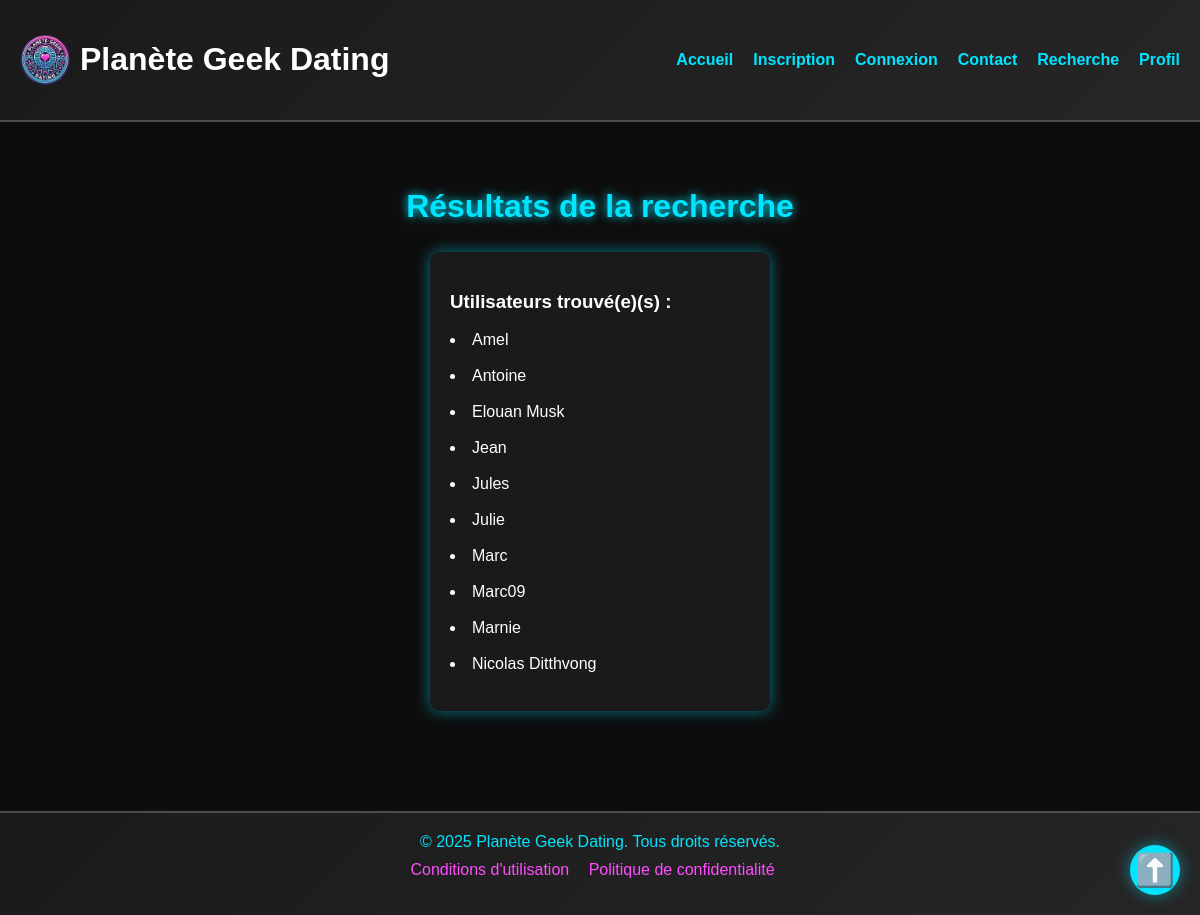
Page /resultats on the committed database.
### tables this page shows
CREATE TABLE "infos_joueur" (
	"name_id"	TEXT UNIQUE,
	"sexe"	TEXT,
	"age"	INTEGER,
	"fav_game"	TEXT,
	"screen_time_moy"	INTEGER,
	"heure_sommeil"	INTEGER,
	"addiction"	TEXT,
	"nb_douches"	INTEGER,
	"nb_ex"	INTEGER,
	"fav_soda"	TEXT,
	"fav_bonbons"	TEXT,
	"pourcent_selfcontrol"	INTEGER,
	"discord"	TEXT,
	"mdp"	TEXT UNIQUE
);

### app.py (the view, shortened to what this page needs)
@app.route('/resultats', methods=['POST', 'GET'])
def resultats():
    username = request.form.get('username')
    sexe = request.form.get('sexe')
    age = request.form.get('age')
    jeu = request.form.get('jeu')
    temps = request.form.get('temps')
    addiction = request.form.get('addiction')
    douches = request.form.get('douches')
    exs = request.form.get('exs')
    soda = request.form.get('soda')
    bonbon = request.form.get('bonbon')
    selfcontrol = request.form.get('selfcontrol')
    discord = request.form.get('discord')
    sommeil = request.form.get('sommeil')
    conn = get_db_connection(DATABASE)
    curseur = conn.cursor()
    conditions = []
    params = []
    if sexe:
        conditions.append("sexe = ?")
        params.append(sexe)
    if jeu:
        conditions.append("fav_game = ?")
        params.append(jeu)
    if addiction:
        conditions.append("addiction = ?")
        params.append(addiction)
    if douches:
        conditions.append("nb_douches = ?")
        params.append(douches)
    if exs:
        conditions.append("nb_ex = ?")
        params.append(exs)
    if soda:
        conditions.append("fav_soda = ?")
        params.append(soda)
    if bonbon:
        conditions.append("fav_bonbons = ?")
        params.append(bonbon)
    if selfcontrol:
        conditions.append("pourcent_selfcontrol = ?")
        params.append(selfcontrol)
    if discord:
        conditions.append("discord = ?")
        params.append(discord)
    if sommeil:
        conditions.append("heure_sommeil = ?")
        params.append(sommeil)
    if username:
        conditions.append("name_id = ?")
        params.append(username)
    query = "SELECT name_id FROM infos_joueur"
    if conditions:
        query += " WHERE " + " OR ".join(conditions)
    print("Requête SQL :", query)
    print("Paramètres :", params)
    curseur.execute(query, params)
    data = [row[0] for row in curseur.fetchall()]
    conn.commit()
    conn.close()
    return render_template('resultats.html', data=data)

### app.py (called while the page is built)
def get_db_connection(DATABASE):
    conn = sqlite3.connect(DATABASE)
    conn.row_factory = sqlite3.Row
    return conn

### templates/resultats.html (shortened to what this page needs)
<!DOCTYPE html>
<html lang="fr">
<head>
    <link rel="stylesheet" href="{{ url_for('static', filename='styles.css') }}">
</head>
<body id="top">
    <header>
        <div class="logo">
            <img src="{{url_for('static', filename='logo circulaire.webp')}}" alt="Logo Planète Geek Dating">
            <h1><a class="home_button" href="{{url_for('index')}}">Planète Geek Dating</a></h1>
        </div>
        <nav>
            <ul>
                <li><a href="{{url_for('index')}}">Accueil</a></li>
                <li><a href="{{url_for('index', section='signup')}}">Inscription</a></li>
                <li><a href="{{url_for('Connexion')}}">Connexion</a></li>
                <li><a href="{{url_for('Contacts')}}">Contact</a></li>
                <li><a href="{{url_for('recherche')}}">Recherche</a></li>
                <li><a href="{{url_for('profil')}}">Profil</a></li>
            </ul>
        </nav>
    </header>
    <main>
        <section id="results">
            <h2>Résultats de la recherche</h2>
            <div class="profile-list">
                <div class="profile-card">
                    <h3>Utilisateurs trouvé(e)(s) :</h3>
            {% for pseudo in data %}
            <li>
                <a class="linkin" href="{{ url_for('profil_user_', username=pseudo) }}">{{ pseudo }}</a>
                <br>
                <br>
            </li>
            {% endfor %}
                </div>
            </div>
        </section>
    </main>
    <footer>
        <p>&copy; 2025 Planète Geek Dating. Tous droits réservés.</p>
        <ul>
            <li><a href="#terms">Conditions d'utilisation</a></li>
            <li><a href="#privacy">Politique de confidentialité</a></li>
        </ul>
    </footer>
    <a href="#top" class="back-to-top" aria-label="Remonter en haut">⬆️</a>
</body>
</html>

### static/styles.css (style rules this page uses)
:root { --primary-color: #00e5ff; --secondary-color: #ff4dff; --bg-color: #0d0d0d; --text-color: #ffffff; }
body { font-family: 'Arial', sans-serif; margin: 0; padding: 0; background-color: var(--bg-color); color: var(--text-color); }
.back-to-top { position: fixed; bottom: 20px; right: 20px; width: 50px; height: 50px; background-color: var(--primary-color); color: var(--bg-color); text-align: center; line-height: 50px; font-size: 2rem; border-radius: 50%; box-shadow: 0 0 15px rgba(0, 229, 255, 0.5); text-decoration: none; transition: all 0.3s ease; }
.profile-card { background-color: #1a1a1a; padding: 20px; border-radius: 10px; box-shadow: 0 0 15px rgba(0, 229, 255, 0.5); width: 300px; color: var(--text-color); text-align: left; transition: transform 0.3s ease, box-shadow 0.3s ease; }
.profile-list { display: flex; flex-wrap: wrap; gap: 20px; justify-content: center; }
.home_button, .home_button:visited, .home_button:hover, .home_button:focus { color: white; text-decoration: none; }
header { background: linear-gradient(135deg, #1a1a1a, #262626); padding: 20px; display: flex; justify-content: space-between; align-items: center; border-bottom: 2px solid #4d4d4d; }
header .logo { display: flex; align-items: center; }
header .logo img { height: 50px; margin-right: 10px; border-radius: 50%; object-fit: cover; }
header nav ul { list-style-type: none; margin: 0; padding: 0; display: flex; gap: 20px; }
header nav ul li a { color: #00e5ff; text-decoration: none; font-weight: bold; transition: color 0.3s; }
main { padding: 40px 20px; text-align: center; }
main section { margin-bottom: 60px; }
main h2 { font-size: 2rem; color: #00e5ff; text-shadow: 0 0 10px #00e5ff; }
footer { background: linear-gradient(135deg, #1a1a1a, #262626); padding: 20px; text-align: center; border-top: 2px solid #4d4d4d; }
footer p { margin: 0; color: #00e5ff; }
footer ul { list-style-type: none; padding: 0; margin-top: 10px; }
footer ul li { display: inline; margin-right: 15px; }
footer ul li a { color: #ff4dff; text-decoration: none; transition: color 0.3s; }
.linkin { color: white; text-decoration: none; font-size: 15; }

### rows in the picture
infos_joueur: name "Amel"
infos_joueur: name "Antoine"
infos_joueur: name "Elouan Musk"
infos_joueur: name "Jean"
infos_joueur: name "Jules"
infos_joueur: name "Julie"
infos_joueur: name "Marc"
infos_joueur: name "Marc09"
infos_joueur: name "Marnie"
infos_joueur: name "Nicolas Ditthvong"
